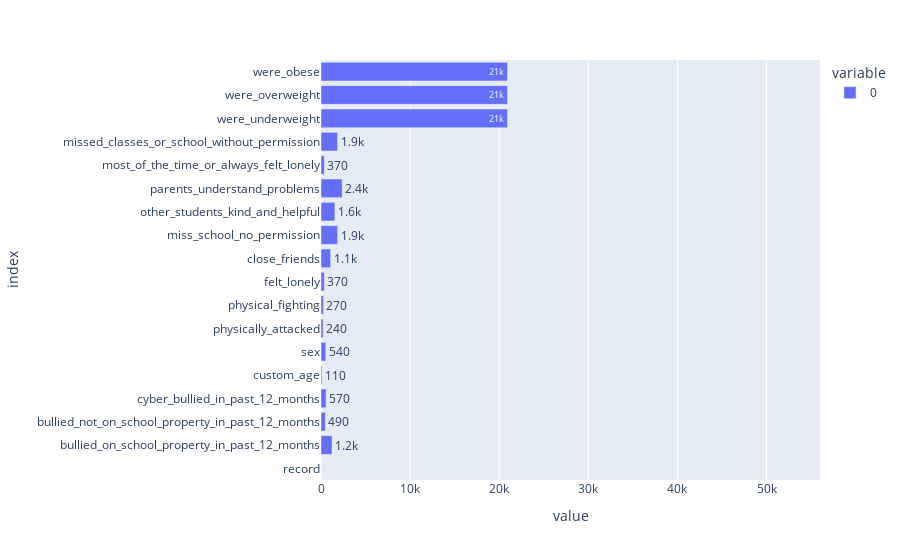

Source (notebook cell):
### Markdown cell above
Датасет содержит большое количество пропусков, что видно из пункта 2.2.

### Code cell
import plotly.express as px

bullying_df_gaps_count = bullying_df.isna().sum()
bullying_df_gaps_count.head()

fig = px.bar(bullying_df_gaps_count, orientation='h',range_x=[0,56000],text_auto='.2s')

fig.show()

### Figure 1 — Plotly figure (JSON) as saved in the notebook; plotly's stock layout.template omitted (floating-point values rounded to 4 significant figures)
{"data": [{"alignmentgroup": "True", "hovertemplate": "variable=0<br>value=%{x}<br>index=%{y}<extra></extra>", "legendgroup": "0", "marker": {"color": "#636efa", "pattern": {"shape": ""}}, "name": "0", "offsetgroup": "0", "orientation": "h", "showlegend": true, "textposition": "auto", "texttemplate": "%{x:.2s}", "type": "bar", "x": [0, 1239, 489, 571, 108, 536, 240, 268, 366, 1076, 1864, 1559, 2373, 366, 1864, 20929, 20929, 20929], "xaxis": "x", "y": ["record", "bullied_on_school_property_in_past_12_months", "bullied_not_on_school_property_in_past_12_months", "cyber_bullied_in_past_12_months", "custom_age", "sex", "physically_attacked", "physical_fighting", "felt_lonely", "close_friends", "miss_school_no_permission", "other_students_kind_and_helpful", "parents_understand_problems", "most_of_the_time_or_always_felt_lonely", "missed_classes_or_school_without_permission", "were_underweight", "were_overweight", "were_obese"], "yaxis": "y"}], "layout": {"barmode": "relative", "legend": {"title": {"text": "variable"}, "tracegroupgap": 0}, "margin": {"t": 60}, "xaxis": {"anchor": "y", "domain": [0, 1], "range": [0, 56000], "title": {"text": "value"}}, "yaxis": {"anchor": "x", "domain": [0, 1], "title": {"text": "index"}}}}
